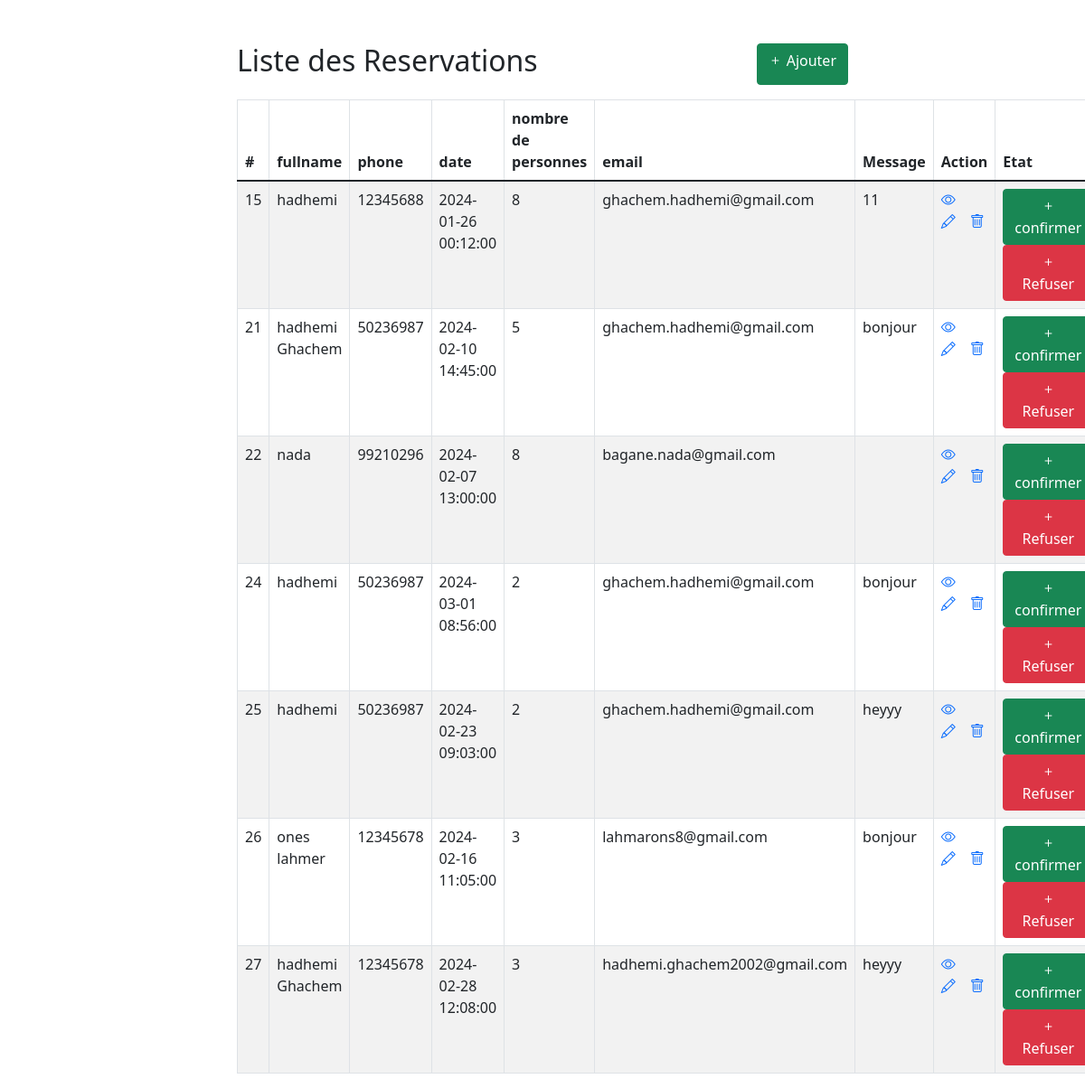
Screenshot of /reserveList.php with the database file from the repository.
### tables this page shows
CREATE TABLE `reservation` (
  `id` int(11) NOT NULL,
  `fullname` varchar(25) NOT NULL,
  `phone` int(8) NOT NULL,
  `email` varchar(30) NOT NULL,
  `date` datetime NOT NULL,
  `personnes` int(5) NOT NULL,
  `message` text NOT NULL
);

### reserveList.php (the view, shortened to what this page needs)
<!DOCTYPE html>
<html lang="fr">
<head>
    <link rel="stylesheet" href="https://cdn.jsdelivr.net/npm/bootstrap-icons@1.8.1/font/bootstrap-icons.css">
    <link href="https://cdn.jsdelivr.net/npm/bootstrap@5.1.3/dist/css/bootstrap.min.css" rel="stylesheet">
</head>
<body>
<form action="" method="post">
    <div class="wrapper">
        <div class="container-fluid">
            <div class="row">
                <div class="col-md-12">
                    <div class="mt-5 mb-3 d-flex justify-content-between">
                        <h2 class="pull-left">Liste des Reservations</h2>
                        <a href="createReservation.php" class="btn btn-success"><i class="bi bi-plus"></i> Ajouter</a>
                    </div>
                    <?php
                    require_once "config.php";
                    $sql = "SELECT * FROM reservation";
                    if($result = $conn->query($sql)){
                        if(mysqli_num_rows($result) > 0){
                            echo '<table class="table table-bordered table-striped">';
                                echo "<thead>";
                                    echo "<tr>";
                                        echo "<th>#</th>";
                                        echo "<th>fullname</th>";
                                        echo "<th>phone</th>";
                                        echo "<th>date</th>";
                                        echo "<th>nombre de personnes</th>";
                                        echo "<th>email</th>";
                                        echo "<th>Message</th>";
                                        echo "<th>Action</th>";
                                        echo "<th>Etat</th>";
                                    echo "</tr>";
                                echo "</thead>";
                                echo "<tbody>";
                                while($row = mysqli_fetch_array($result)){
                                    echo "<tr>";
                                        echo "<td>" . $row['id'] . "</td>";
                                        echo "<td>" . $row['fullname'] . "</td>";
                                        echo "<td>" . $row['phone'] . "</td>";
                                        echo "<td>" . $row['date'] . "</td>";
                                        echo "<td>" . $row['personnes'] . "</td>";
                                        echo "<td>" . $row['email'] . "</td>";
                                        echo "<td>" . $row['message'] . "</td>";
                                        echo "<td>";
                                            echo '<a href="readReservation.php?id='. $row['id'] .'" class="me-3" ><span class="bi bi-eye"></span></a>';
                                            echo '<a href="updateReservation.php?id='. $row['id'] .'" class="me-3" ><span class="bi bi-pencil"></span></a>';
                                            echo '<a href="deleteReservation.php?id='. $row['id'] .'" ><span class="bi bi-trash"></span></a>';
                                        echo "</td>";
                                        echo "<td>";
                                        echo '<a href="sendMail.php" type="submit" name="send" class="btn btn-success"><i class="bi bi-plus"></i> confirmer</a>';
                                        echo '<a href="createAdmin.php" class="btn btn-danger"><i class="bi bi-plus"></i> Refuser</a>';
                                        echo "</td>";
                                    echo "</tr>";
                                }
                                echo "</tbody>";
                            echo "</table>";
                        } else{
                            echo '<div class="alert alert-danger"><em>Pas d\'enregistrement</em></div>';
                        }
                    } else{
                        echo "Oops! Une erreur est survenue";
                    }
                    ?>
                </div>
            </div>
        </div>
    </div>
</form>
</body>
</html>

### reserveList.php (style rules this page uses)
.wrapper { width: 700px; margin: 0 auto; }
table tr td:last-child { width: 120px; }

### rows the page displays
reservation: id "15", fullname "hadhemi", phone "12345688", date "2024-01-26 00:12:00", personnes "8", email "ghachem.hadhemi@gmail.com", message "11"
reservation: id "21", fullname "hadhemi Ghachem", phone "50236987", date "2024-02-10 14:45:00", personnes "5", email "ghachem.hadhemi@gmail.com", message "bonjour"
reservation: id "22", fullname "nada", phone "99210296", date "2024-02-07 13:00:00", personnes "8", email "bagane.nada@gmail.com"
reservation: id "24", fullname "hadhemi", phone "50236987", date "2024-03-01 08:56:00", personnes "2", email "ghachem.hadhemi@gmail.com", message "bonjour"
reservation: id "25", fullname "hadhemi", phone "50236987", date "2024-02-23 09:03:00", personnes "2", email "ghachem.hadhemi@gmail.com", message "heyyy"
reservation: id "26", fullname "ones lahmer", phone "12345678", date "2024-02-16 11:05:00", personnes "3", email "lahmarons8@gmail.com", message "bonjour"
reservation: id "27", fullname "hadhemi Ghachem", phone "12345678", date "2024-02-28 12:08:00", personnes "3", email "hadhemi.ghachem2002@gmail.com", message "heyyy"
